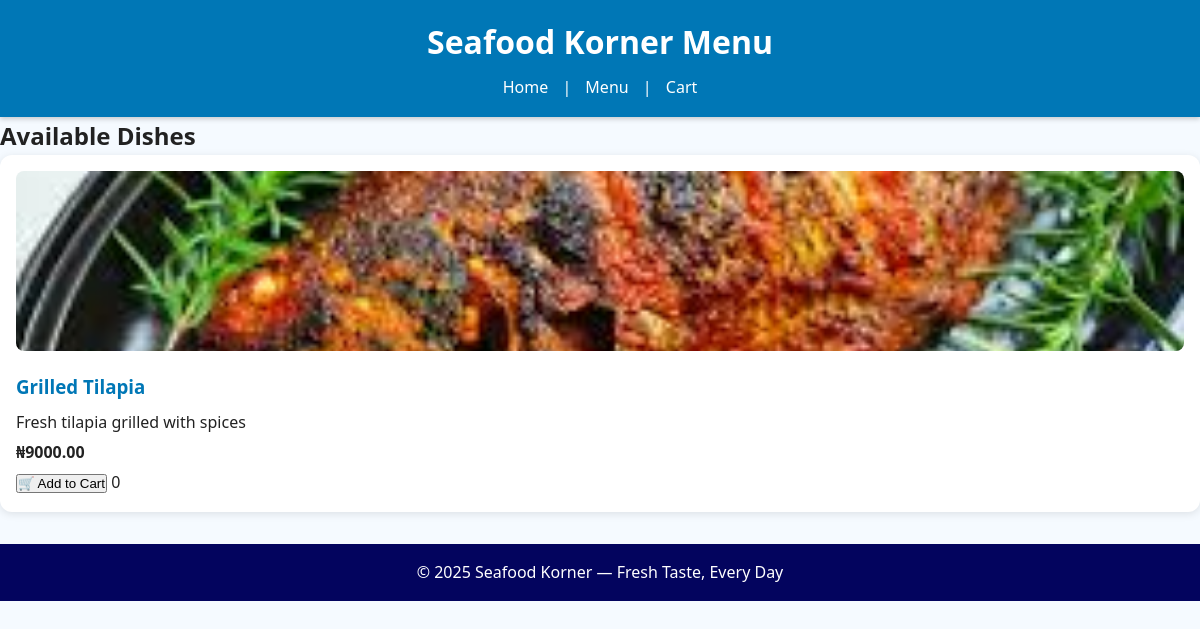
Before: /menu/ with the older database file.
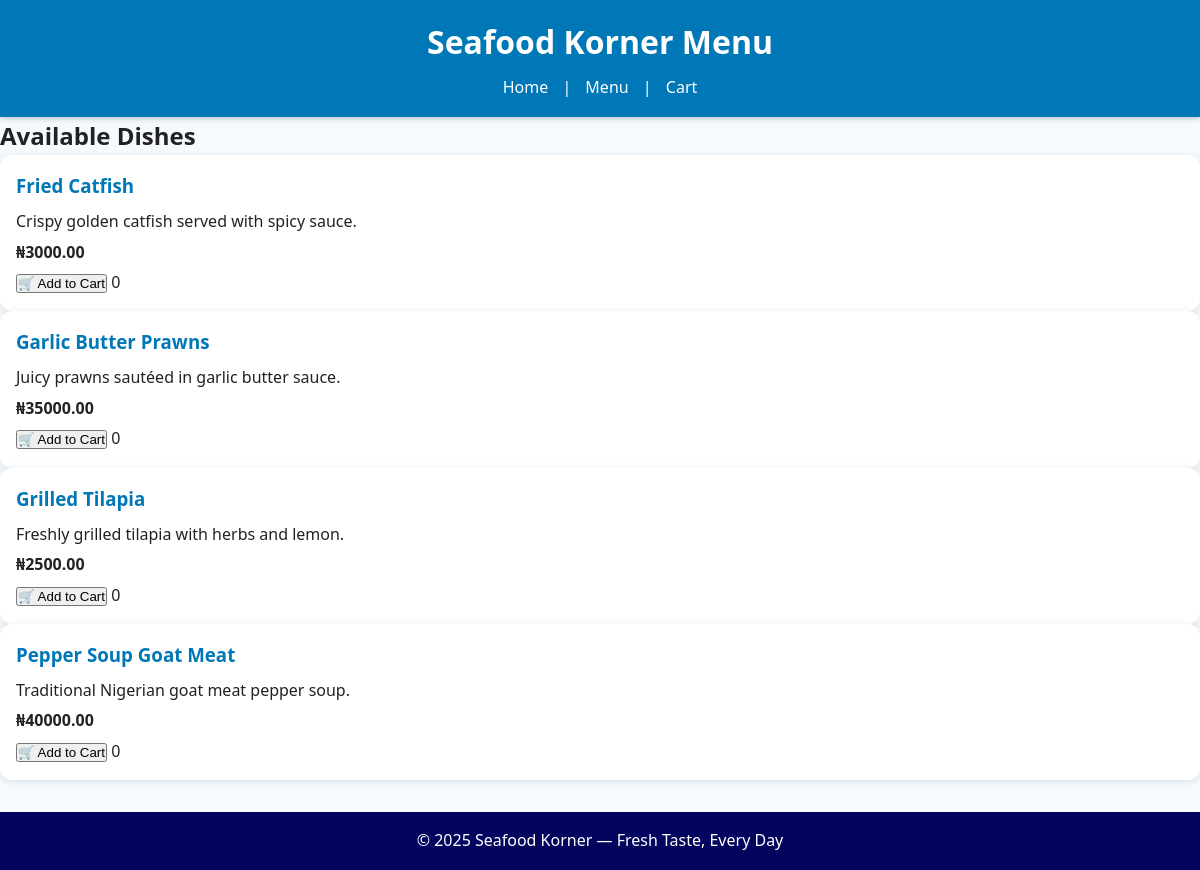
After: the same page with the newer database file.
### restaurant/models.py (models this page shows, shortened)
class MenuItem(models.Model):
    name = models.CharField(max_length=255)
    description = models.TextField(default= "No description", blank=True )
    ingredients = models.TextField(blank=True, null=True)
    price = models.DecimalField(max_digits=10, decimal_places=2)
    image = models.ImageField(upload_to="menu_images/", blank=True, null=True)
    category = models.ForeignKey(Category, on_delete=models.CASCADE)
    class Meta:
        ordering = ["name"]

### restaurant/views.py (the view)
# urls.py: path("menu/", views.menu_page, name="menu"),
@csrf_exempt
def menu_page(request):
    items = MenuItem.objects.select_related("category").all()
    return render(request, "restaurant/menu.html", {"items": items})

### restaurant/context_processors.py (called while the page is built)
def cart_count(request):
    if request.user.is_authenticated:
        cart, _ = Cart.objects.get_or_create(user=request.user)
        count = CartItem.objects.filter(cart=cart).count()
    else:
        count = 0
    return {"cart_count": count}

### restaurant/templates/restaurant/menu.html (shortened to what this page needs)
{% load static %}
<!DOCTYPE html>
<html lang="en">
<head>
    <link rel="stylesheet" href="{% static 'css/style.css' %}">
</head>
<body>
<header>
    <h1>Seafood Korner Menu</h1>
    <nav>
        <a href="/">Home</a> |
        <a href="/menu/">Menu</a> |
        <a href="/cart/">Cart</a>
    </nav>
</header>
<main>
    <h2>Available Dishes</h2>
    <div class="menu-container">
        {% for item in items %}
            <div class="menu-card">
                {% if item.image %}
                    <img src="{{ item.image.url }}" alt="{{ item.name }}">
                {% endif %}
                <h3>{{ item.name }}</h3>
                <p>{{ item.description }}</p>
                <p><strong>₦{{ item.price }}</strong></p>
                <button class="add-to-cart-btn" data-id="{{ item.id }}">🛒 Add to Cart</button>
                <span id="count-{{ item.id }}" class="item-count">0</span>
            </div>
        {% empty %}
            <p>No menu items yet.</p>
        {% endfor %}
    </div>
</main>
<footer>
    <p>© 2025 Seafood Korner — Fresh Taste, Every Day</p>
</footer>
</body>
</html>

Changed rows visible on the page:
added MenuItem: name "Fried Catfish", description "Crispy golden catfish served with spicy sauce.", price "3000.00"
added MenuItem: name "Garlic Butter Prawns", description "Juicy prawns sautéed in garlic butter sauce.", price "35000.00"
changed MenuItem "Grilled Tilapia": description "Fresh tilapia grilled with spices" → "Freshly grilled tilapia with herbs and lemon."; price "9000.00" → "2500.00"; image: picture removed
added MenuItem: name "Pepper Soup Goat Meat", description "Traditional Nigerian goat meat pepper soup.", price "40000.00"
